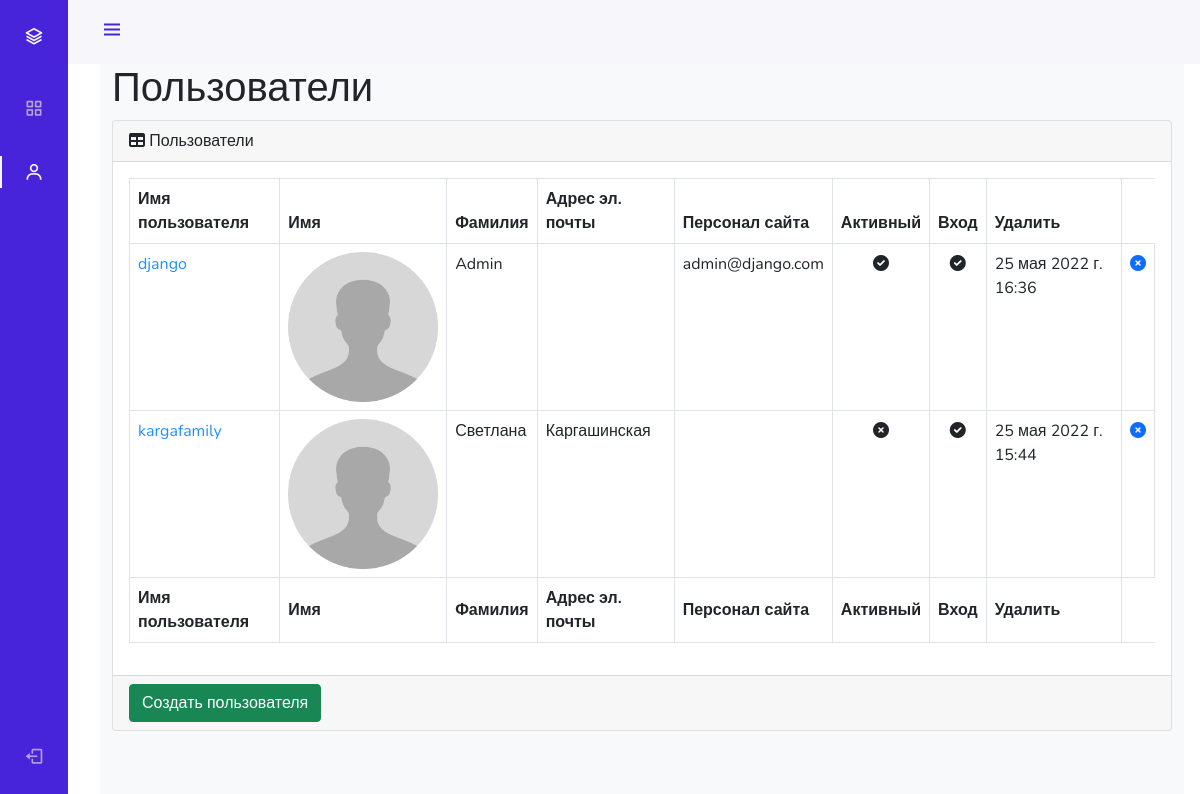
Screenshot of /admin_stuff/users/read/ (signed in) with the database file from the repository.
### authapp/models.py (models this page shows, shortened)
class ShopUser(AbstractUser):
    avatar = models.ImageField(upload_to='users_avatars', blank=True)
    age = models.PositiveIntegerField(verbose_name='возраст', default=18)
    activation_key = models.CharField(max_length=128, blank=True)
    activation_key_expires = models.DateTimeField(default=(now() + timedelta(hours=48)))

### adminapp/views.py (the view)
# urls.py: path('users/read/', adminapp.UsersListView.as_view(), name='users'),
class UsersListView(LoginRequiredMixin, ListView):
    model = ShopUser
    template_name = 'adminapp/users.html'
    def get_context_data(self, **kwargs):
        context = super(UsersListView, self).get_context_data(**kwargs)
        context['title'] = 'админка/пользователи'
        return context

### adminapp/templatetags/my_tags.py (called while the page is built)
@register.filter(name='media_folder_users')
def media_folder_users(string):
    if not string:
        string = 'avatar-placeholder.png'
    return f'{settings.MEDIA_URL}{string}'

### mainapp/context_processors.py (called while the page is built)
def basket(request):
    print(f'context processor basket works')
    basket =[]
    if request.user.is_authenticated:
       basket = Basket.objects.filter(user=request.user)
    return {
        'basket': basket,
    }

### adminapp/templates/adminapp/users.html
{% extends 'adminapp/base.html' %}
{% load static %}
{% load my_tags %}
{% block content %}
<main>
    <div class="container-fluid">
        <h1 class="mt-4">Пользователи</h1>
        <div class="card mb-4">
            <div class="card-header">
                <i class="fas fa-table mr-1"></i>
                Пользователи
            </div>
            <div class="card-body">
                <div class="table-responsive">
                    <table class="table table-bordered" id="dataTable" width="100%" cellspacing="0">
                        <thead>
                        <tr>
                            <th>Имя пользователя</th>
                            <th>Имя</th>
                            <th>Фамилия</th>
                            <th>Адрес эл. почты</th>
                            <th>Персонал сайта</th>
                            <th>Активный</th>
                            <th>Вход</th>
                            <th>Удалить</th>
                        </tr>
                        </thead>
                        <tfoot>
                        <tr>
                            <th>Имя пользователя</th>
                            <th>Имя</th>
                            <th>Фамилия</th>
                            <th>Адрес эл. почты</th>
                            <th>Персонал сайта</th>
                            <th>Активный</th>
                            <th>Вход</th>
                            <th>Удалить</th>
                        </tr>
                        </tfoot>
                        <tbody>
                        {% for user in object_list %}
                            <tr {% if not user.is_active %} style="opacity: 0.5; text-decoration: line-through;" {% endif %}>
                                <td><a href="{% url 'admin_stuff:user_update' user.id %}" style="color: dodgerblue">{{ user.username }}</a></td>
                                <td><img src="{{ user.avatar|media_folder_users }}" style="width: 150px;"></td>
                                <td>{{ user.first_name }}</td>
                                <td>{{ user.last_name }}</td>
                                <td>{{ user.email }}</td>
                                <td class="text-center">
                                    {% if user.is_staff %}
                                        <i class="fa fa-check-circle"></i>
                                    {% else %}
                                        <i class="fa fa-times-circle"></i>
                                    {% endif %}
                                </td>
                                <td class="text-center">
                                    {% if user.is_active %}
                                        <i class="fa fa-check-circle"></i>
                                    {% else %}
                                        <i class="fa fa-times-circle"></i>
                                    {% endif %}
                                </td>
                                <td>{{ user.last_login }}</td>
                                <td>
                                    <a {% if not user.is_active %} class="invisible" {% endif %} href="{% url 'admin_stuff:user_delete' pk=user.id %}">
                                        <i class="fa fa-times-circle"></i>
                                    </a>
                                </td>
                            </tr>
                        {% endfor %}
                        </tbody>
                    </table>
                </div>
            </div>
            <div class="card-footer">
                <a href="{% url 'admin_stuff:user_create' %}">
                    <button class="btn btn-success">Создать пользователя</button>
                </a>
            </div>
        </div>
    </div>
</main>
{% endblock %}

### adminapp/static/adminapp/css/style.css (style rules this page uses)
:root { --header-height: 3rem; --nav-width: 68px; --first-color: #4723D9; --first-color-light: #AFA5D9; --white-color: #F7F6FB; --body-font: 'Nunito', sans-serif; --normal-font-size: 1rem; --z-fixed: 100 }
body { position: relative; margin: var(--header-height) 0 0 0; padding: 0 1rem; font-family: var(--body-font); font-size: var(--normal-font-size); transition: .5s }
a { text-decoration: none }
@media screen and (min-width: 768px) { body { margin: calc(var(--header-height) + 1rem) 0 0 0; padding-left: calc(var(--nav-width) + 2rem) } }

### rows the page displays
ShopUser: username "django", first_name "Admin", email "admin@django.com", is_staff True (drawn), is_active True (drawn), last_login "25 мая 2022 г. 16:36"
ShopUser: username "kargafamily", first_name "Светлана", last_name "Каргашинская", is_staff False (drawn), is_active True (drawn), last_login "25 мая 2022 г. 15:44"
